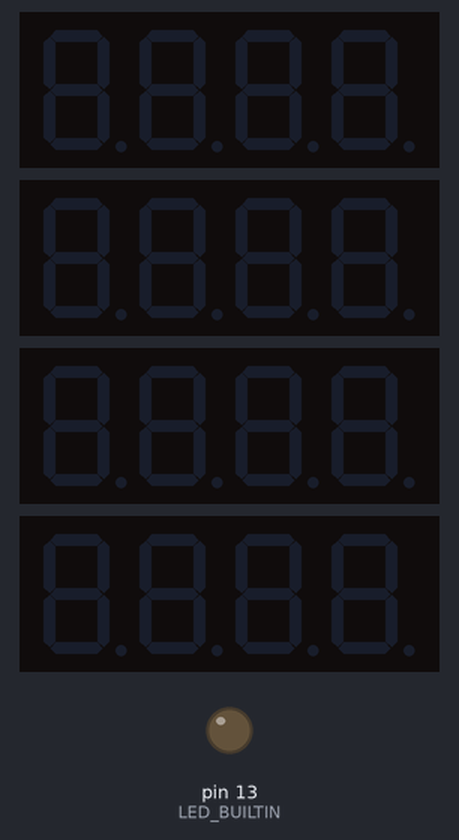
The program below on a simulated Arduino Uno, built with avr-gcc and run on an emulated ATmega328P. Parts: 4 × 4-digit seven-segment display, output pins drawn as LEDs (lit = HIGH). Random numbers use the default seed unless the program sets one; what the program prints to the serial monitor is not drawn.

Above: at 1.1 s.
Timing chart, 0 to 40.0 s (numbered marks = the images above):
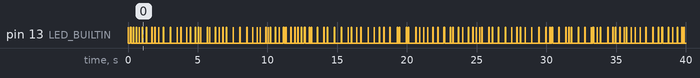

The program:

main.cpp
```cpp
/**
 * Blink
 *
 * Turns on an LED on for one second,
 * then off for one second, repeatedly.
 */
#include "Arduino.h"
#include <Adafruit_GFX.h>
#include <Wire.h>
#include "SPI.h"
#include "Adafruit_LEDBackpack.h"
#include "Adafruit_I2CDevice.h"

Adafruit_7segment matrix[4];

// Set LED_BUILTIN if it is not defined by Arduino framework
// #define LED_BUILTIN 13
long randnum;

void setup()
{
  // initialize LED digital pin as an output.
  pinMode(12, INPUT_PULLUP);
  pinMode(LED_BUILTIN, OUTPUT);
  Serial.begin(115200);

  for(uint8_t i=0; i<4; i++) {
    matrix[i] = Adafruit_7segment();
    matrix[i].begin(0x70 + i);
  }
  Serial.write("Initializing ...");
  Serial.write(10);
}

void loop()
{
  // turn the LED on (HIGH is the voltage level)
  digitalWrite(LED_BUILTIN, HIGH);

  randnum = random(10,50);
  // wait for a second
  delay(randnum);

  // turn the LED off by making the voltage LOW
  digitalWrite(LED_BUILTIN, LOW);

  randnum = random(100,500);
   // wait for a second
  delay(randnum);

  for(uint8_t i=0; i<4; i++) {
    matrix[i].writeDisplay();
  }


  char buf[500];
  sprintf(buf, "%lu ", randnum);

  Serial.write(buf);
}
```
